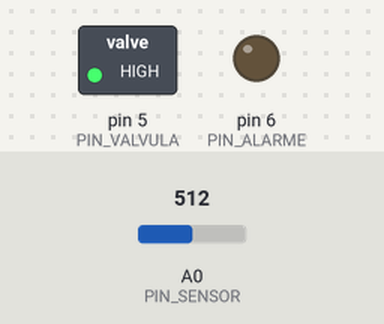
A sketch run on a simulated Arduino Uno, built with avr-gcc and run on an emulated ATmega328P. Parts: switched loads named in the sketch (green lamp = pin HIGH), output pins drawn as LEDs (lit = HIGH). Dashed ring = blinking. The test bench sets the inputs (shaded band); at power-on: A0 (PIN_SENSOR) = 512. What the sketch prints to the serial monitor is not drawn.

Above: at 1.7 s.
1.8 s: A0 (PIN_SENSOR) set to 802
4.0 s: A0 (PIN_SENSOR) set to 825
At 5.0 s:
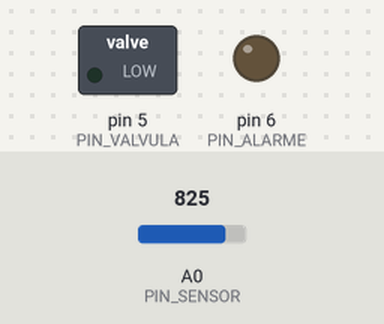
5.6 s: A0 (PIN_SENSOR) set to 960
7.6 s: A0 (PIN_SENSOR) set to 978
At 7.93 s:
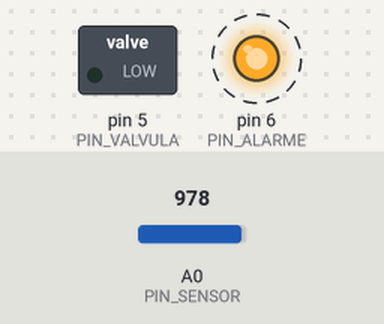
Timing chart, 0 to 11.6 s (numbered marks = the images above; inputs shaded):
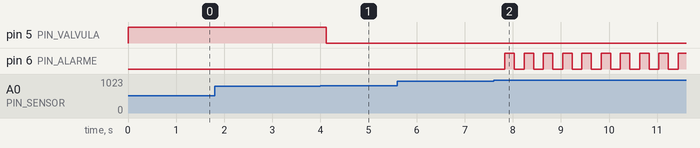

Measured:
- the behaviour switches between 817 and 818 on A0 (PIN_SENSOR) (found by bisection; images 0 and 1)
- the behaviour switches between 970 and 971 on A0 (PIN_SENSOR) (found by bisection; images 1 and 2)
- after the input at 1.8 s, every drawn part: stays the same
- after the input at 4.0 s, pin 5 (PIN_VALVULA): HIGH → LOW after 0.12 s
- after the input at 5.6 s, every drawn part: stays the same
- after the input at 7.6 s, pin 6 (PIN_ALARME): alternates HIGH for 0.20 s and LOW for 0.20 s, starting after 0.23 s

The sketch:

exercicio14.ino
```cpp
// ============================================================
//  Controle de Nível e Transbordo de Silo
//  - Sensor de distância potenciométrico no pino A0
//    (0 = silo vazio / 1023 = silo cheio)
//  - LED 1 no pino 5  → Válvula de carga (HIGH = aberta)
//  - LED 2 no pino 6  → Alarme de transbordo (pisca em emergência)
// ============================================================

const int PIN_SENSOR = A0;
const int PIN_VALVULA = 5;   // LED 1 — válvula de carga
const int PIN_ALARME  = 6;   // LED 2 — alarme de transbordo

const int ADC_MAX = 1023;

// --- Limiares convertidos de % para ADC ---
const int NIVEL_REABERTURA   = (int)(0.30 * ADC_MAX);  // 30%  → 306
const int NIVEL_FECHAMENTO   = (int)(0.80 * ADC_MAX);  // 80%  → 818
const int NIVEL_TRANSBORDO   = (int)(0.95 * ADC_MAX);  // 95%  → 971

const unsigned long BLINK_ALARME_MS = 200;  // pisca rápido — emergência
const unsigned long LEITURA_MS      = 200;  // intervalo entre leituras

// --- Máquina de estados do silo ---
enum EstadoSilo {
  CARREGANDO,     // válvula aberta, enchendo normalmente
  CHEIO,          // válvula fechada (atingiu 80%), aguardando esvaziamento
  TRANSBORDO      // válvula fechada + alarme piscando (atingiu 95%)
};

EstadoSilo    estado        = CARREGANDO;
bool          alarmeState   = false;
unsigned long ultimoBlink   = 0;
unsigned long ultimaLeitura = 0;

// ============================================================
void setup() {
  pinMode(PIN_VALVULA, OUTPUT);
  pinMode(PIN_ALARME,  OUTPUT);
  digitalWrite(PIN_VALVULA, HIGH); // inicia com válvula aberta
  digitalWrite(PIN_ALARME,  LOW);
  Serial.begin(9600);

  Serial.println("╔══════════════════════════════════════╗");
  Serial.println("║   Controle de Nível de Silo — v1.0   ║");
  Serial.println("╠══════════════════════════════════════╣");
  Serial.print  ("║  Reabertura   : 30%  → ADC "); Serial.print(NIVEL_REABERTURA);  Serial.println("        ║");
  Serial.print  ("║  Fechamento   : 80%  → ADC "); Serial.print(NIVEL_FECHAMENTO);  Serial.println("        ║");
  Serial.print  ("║  Transbordo   : 95%  → ADC "); Serial.print(NIVEL_TRANSBORDO);  Serial.println("        ║");
  Serial.println("╚══════════════════════════════════════╝\n");
}

// ============================================================
float adcParaPorcentagem(int adc) {
  return (adc / (float)ADC_MAX) * 100.0;
}

// ============================================================
String barraVisual(int adc) {
  int preenchido = map(adc, 0, ADC_MAX, 0, 20);
  String barra = "[";
  for (int i = 0; i < 20; i++) {
    if      (i < preenchido && preenchido >= 19) barra += "█"; // >95% — cheio crítico
    else if (i < preenchido && preenchido >= 16) barra += "▓"; // >80%
    else if (i < preenchido)                     barra += "░"; // normal
    else                                         barra += "·";
  }
  barra += "]";
  return barra;
}

// ============================================================
void abrirValvula() {
  digitalWrite(PIN_VALVULA, HIGH);
  Serial.println("  ► Válvula ABERTA");
}

void fecharValvula() {
  digitalWrite(PIN_VALVULA, LOW);
  Serial.println("  ► Válvula FECHADA");
}

void desligarAlarme() {
  digitalWrite(PIN_ALARME, LOW);
  alarmeState = false;
}

// ============================================================
void loop() {
  unsigned long agora = millis();

  // --- Piscar do alarme (independente do resto do loop) ---
  if (estado == TRANSBORDO) {
    if (agora - ultimoBlink >= BLINK_ALARME_MS) {
      ultimoBlink = agora;
      alarmeState = !alarmeState;
      digitalWrite(PIN_ALARME, alarmeState);
    }
  }

  // --- Leitura periódica do sensor ---
  if (agora - ultimaLeitura < LEITURA_MS) return;
  ultimaLeitura = agora;

  int   leitura    = analogRead(PIN_SENSOR);
  float porcentagem = adcParaPorcentagem(leitura);

  // ============================================================
  switch (estado) {

    // ----------------------------------------------------------
    case CARREGANDO:
      // Nível atingiu 95% → transbordo imediato
      if (leitura >= NIVEL_TRANSBORDO) {
        fecharValvula();
        estado = TRANSBORDO;
        Serial.println("\n⚠ TRANSBORDO DETECTADO — Alarme acionado!\n");

      // Nível atingiu 80% → fecha válvula, aguarda esvaziamento
      } else if (leitura >= NIVEL_FECHAMENTO) {
        fecharValvula();
        estado = CHEIO;
        Serial.println("\n  Nível máximo atingido — válvula fechada\n");
      }
      break;

    // ----------------------------------------------------------
    case CHEIO:
      // Nível subiu para 95% mesmo com válvula fechada → alarme
      if (leitura >= NIVEL_TRANSBORDO) {
        estado = TRANSBORDO;
        Serial.println("\n⚠ TRANSBORDO DETECTADO — Alarme acionado!\n");

      // Nível caiu abaixo de 30% → reabrir válvula
      } else if (leitura < NIVEL_REABERTURA) {
        abrirValvula();
        estado = CARREGANDO;
        Serial.println("\n  Nível baixo — válvula reaberta\n");
      }
      break;

    // ----------------------------------------------------------
    case TRANSBORDO:
      // Nível caiu abaixo de 30% → desativa alarme e reabre válvula
      if (leitura < NIVEL_REABERTURA) {
        fecharValvula(); // garante estado antes de reabrir
        desligarAlarme();
        abrirValvula();
        estado = CARREGANDO;
        Serial.println("\n  Nível seguro — alarme desativado, válvula reaberta\n");
      }
      break;
  }

  // --- Log serial ---
  Serial.print("NÍVEL: ");
  Serial.print(porcentagem, 1);
  Serial.print("%  ADC: ");
  Serial.print(leitura);
  Serial.print("  ");
  Serial.print(barraVisual(leitura));
  Serial.print("  Estado: ");

  switch (estado) {
    case CARREGANDO:  Serial.println("CARREGANDO  [válvula ABERTA ]"); break;
    case CHEIO:       Serial.println("CHEIO       [válvula FECHADA]"); break;
    case TRANSBORDO:  Serial.println("TRANSBORDO  [ALARME ATIVO   ]"); break;
  }
}
```
